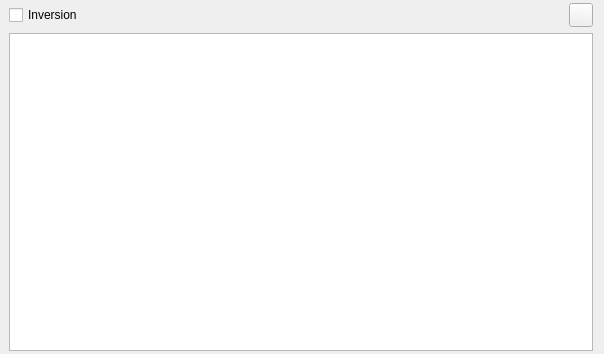
<?xml version="1.0" encoding="UTF-8"?>
<ui version="4.0">
 <class>Viewer</class>
 <widget class="QWidget" name="Viewer">
  <property name="geometry">
   <rect>
    <x>0</x>
    <y>0</y>
    <width>604</width>
    <height>354</height>
   </rect>
  </property>
  <property name="windowTitle">
   <string>Form</string>
  </property>
  <layout class="QVBoxLayout" name="verticalLayout">
   <property name="leftMargin">
    <number>9</number>
   </property>
   <property name="topMargin">
    <number>3</number>
   </property>
   <property name="bottomMargin">
    <number>3</number>
   </property>
   <item>
    <layout class="QHBoxLayout" name="layout_Invers_and_Setting_button" stretch="0,1,1">
     <item>
      <widget class="QCheckBox" name="inversion">
       <property name="sizePolicy">
        <sizepolicy hsizetype="Minimum" vsizetype="Fixed">
         <horstretch>0</horstretch>
         <verstretch>0</verstretch>
        </sizepolicy>
       </property>
       <property name="toolTip">
        <string>negative of  image</string>
       </property>
       <property name="text">
        <string>Inversion</string>
       </property>
      </widget>
     </item>
     <item>
      <widget class="QLabel" name="marker_label">
       <property name="styleSheet">
        <string notr="true">color: rgb(255, 0, 0);</string>
       </property>
       <property name="text">
        <string/>
       </property>
       <property name="alignment">
        <set>Qt::AlignCenter</set>
       </property>
      </widget>
     </item>
     <item>
      <widget class="QPushButton" name="button_settings">
       <property name="minimumSize">
        <size>
         <width>24</width>
         <height>24</height>
        </size>
       </property>
       <property name="maximumSize">
        <size>
         <width>24</width>
         <height>24</height>
        </size>
       </property>
       <property name="text">
        <string/>
       </property>
      </widget>
     </item>
    </layout>
   </item>
   <item>
    <layout class="QHBoxLayout" name="layout_graphicView_and_Pix_filter_panel">
     <item>
      <widget class="QGraphicsView" name="graphicsView">
       <property name="frameShape">
        <enum>QFrame::StyledPanel</enum>
       </property>
       <property name="frameShadow">
        <enum>QFrame::Sunken</enum>
       </property>
       <property name="midLineWidth">
        <number>0</number>
       </property>
       <property name="backgroundBrush">
        <brush brushstyle="SolidPattern">
         <color alpha="255">
          <red>200</red>
          <green>200</green>
          <blue>200</blue>
         </color>
        </brush>
       </property>
       <property name="foregroundBrush">
        <brush brushstyle="NoBrush">
         <color alpha="255">
          <red>0</red>
          <green>0</green>
          <blue>0</blue>
         </color>
        </brush>
       </property>
       <property name="interactive">
        <bool>true</bool>
       </property>
       <property name="sceneRect">
        <rectf>
         <x>0.000000000000000</x>
         <y>0.000000000000000</y>
         <width>0.000000000000000</width>
         <height>0.000000000000000</height>
        </rectf>
       </property>
       <property name="renderHints">
        <set>QPainter::Antialiasing|QPainter::HighQualityAntialiasing|QPainter::SmoothPixmapTransform|QPainter::TextAntialiasing</set>
       </property>
       <property name="cacheMode">
        <set>QGraphicsView::CacheNone</set>
       </property>
       <property name="transformationAnchor">
        <enum>QGraphicsView::AnchorUnderMouse</enum>
       </property>
       <property name="resizeAnchor">
        <enum>QGraphicsView::AnchorUnderMouse</enum>
       </property>
       <property name="viewportUpdateMode">
        <enum>QGraphicsView::FullViewportUpdate</enum>
       </property>
       <property name="rubberBandSelectionMode">
        <enum>Qt::IntersectsItemShape</enum>
       </property>
      </widget>
     </item>
    </layout>
   </item>
  </layout>
 </widget>
 <resources/>
 <connections/>
</ui>
